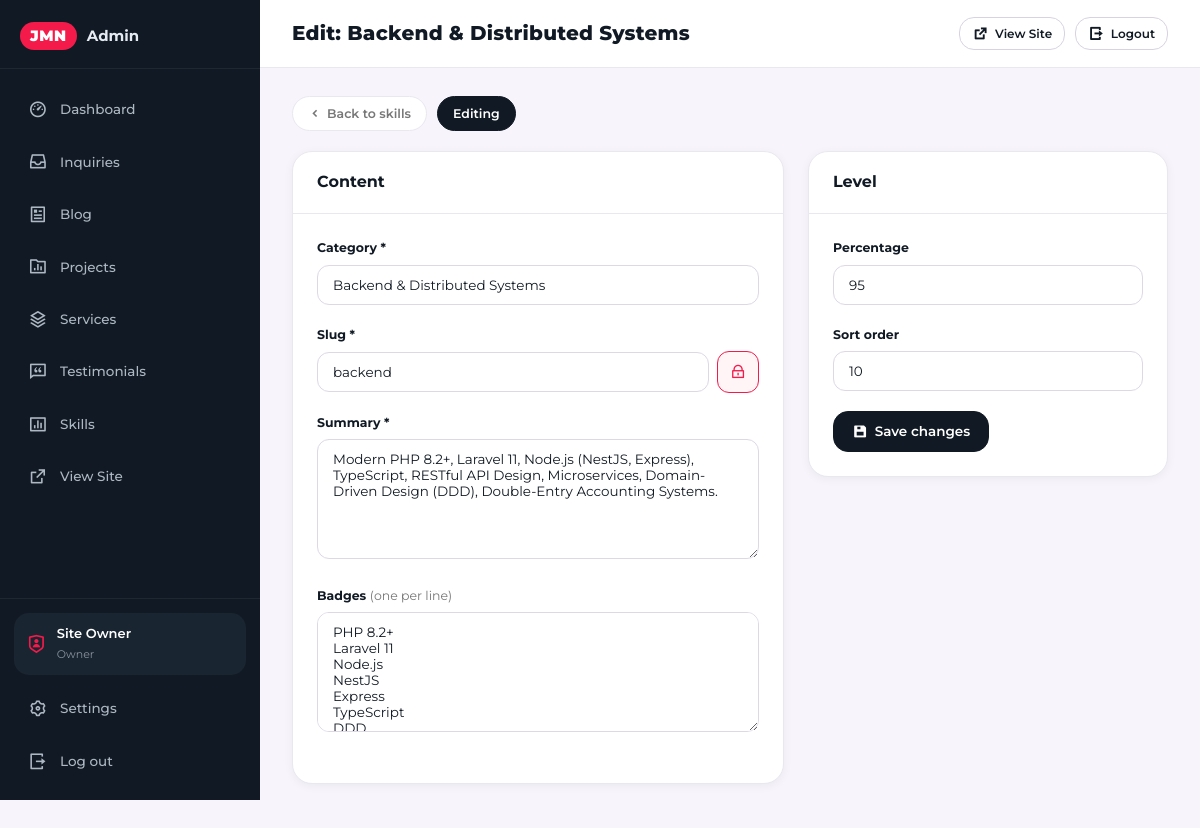
The app's page /admin/skill-edit.php?id=1 (signed in) with its own data.
### tables this page shows
CREATE TABLE `skills` (
  `id` bigint unsigned NOT NULL AUTO_INCREMENT,
  `slug` varchar(191) NOT NULL,
  `category` varchar(150) NOT NULL,
  `percentage` tinyint unsigned NOT NULL DEFAULT '0',
  `summary` text NOT NULL,
  `badges` json DEFAULT NULL,
  `sort_order` int NOT NULL DEFAULT '0',
  `created_at` datetime NOT NULL DEFAULT CURRENT_TIMESTAMP,
  `updated_at` datetime NOT NULL DEFAULT CURRENT_TIMESTAMP ON UPDATE CURRENT_TIMESTAMP,
  PRIMARY KEY (`id`),
  UNIQUE KEY `slug` (`slug`),
  KEY `idx_slug` (`slug`),
  KEY `idx_sort` (`sort_order`)
);

### config/config.php (called while the page is built, shortened)
<?php
if (!defined('APP_INITIALIZED')) {
    require_once ROOT_PATH . '/config/security.php';
}
function url(string $path = ''): string
{
    $cleanPath = ltrim($path, '/');
    return empty($cleanPath) ? BASE_URL : BASE_URL . '/' . $cleanPath;
}

### config/security.php (called while the page is built, shortened)
<?php
function e(?string $string): string
{
    return htmlspecialchars((string)($string ?? ''), ENT_QUOTES | ENT_SUBSTITUTE, 'UTF-8');
}

### admin/includes/auth.php (called while the page is built, shortened)
<?php
require_once dirname(__DIR__, 2) . '/config/config.php';
function admin_current_user(): ?array
{
    $cached = null;
    $db = get_db();
    try {
        $stmt = $db->prepare('SELECT id, username, display_name, email, role, last_login_at FROM `admin_users` WHERE id = ? LIMIT 1');
        $stmt->execute([(int)$_SESSION['admin_user_id']]);
        $row = $stmt->fetch();
        if (is_array($row)) {
            $cached = $row;
        }
    } catch (Throwable $e) {
        error_log('admin_current_user failed: ' . $e->getMessage());
    }
    return $cached;
}

### admin/skill-edit.php (the view, shortened to what this page needs)
<?php
require_once __DIR__ . '/includes/auth.php';
$db = get_db();
$id = (int)($_GET['id'] ?? $_POST['id'] ?? 0);
$isNew = $id <= 0;
$item = ['id' => 0, 'slug' => '', 'category' => '', 'percentage' => 90, 'summary' => '', 'badges' => [], 'sort_order' => 0];
if (!$isNew && $db !== null) {
    try {
        $stmt = $db->prepare('SELECT * FROM `skills` WHERE id = ? LIMIT 1');
        $stmt->execute([$id]);
        $row = $stmt->fetch();
        $item = [
            'id'         => (int)$row['id'],
            'slug'       => (string)$row['slug'],
            'category'   => (string)$row['category'],
            'percentage' => (int)$row['percentage'],
            'summary'    => (string)$row['summary'],
            'badges'     => json_decode($row['badges'] ?? '[]', true) ?: [],
            'sort_order' => (int)$row['sort_order'],
        ];
    } catch (Throwable $e) {
        error_log('Skill edit load failed: ' . $e->getMessage());
        $_SESSION['flash_err'] = 'Could not load the skill.';
        header('Location: skills.php');
        exit;
    }
}
$badgesText = implode("\n", $item['badges']);
$adminTitle = $isNew ? 'New Skill' : 'Edit: ' . $item['category'];
require_once __DIR__ . '/includes/layout-header.php';
?>
<div class="admin-filters">
    <a class="admin-chip" href="skills.php"><i class="ri-arrow-left-s-line"></i> Back to skills</a>
    <span class="admin-chip is-active"><?= $isNew ? 'New skill' : 'Editing' ?></span>
</div>
<form method="post" action="skill-edit.php<?= $isNew ? '' : '?id=' . $id ?>" id="skillForm">
    <div class="admin-detail-grid">
        <div>
            <div class="admin-card">
                <div class="admin-card-head"><h2>Content</h2></div>
                <div class="admin-card-body">
                    <div class="admin-field">
                        <label for="f_category">Category *</label>
                        <input class="admin-input" type="text" id="f_category" name="category"
                               value="<?= e($item['category']) ?>" required maxlength="150">
                    </div>
                    <div class="admin-field">
                        <label for="f_slug">Slug *</label>
                        <div class="admin-slug-row">
                            <input class="admin-input" type="text" id="f_slug" name="slug"
                                   value="<?= e($item['slug']) ?>" placeholder="auto-generated-from-category">
                            <button type="button" class="admin-slug-lock" id="slug_lock"
                                    data-initial-locked="<?= $isNew ? '0' : '1' ?>"
                                    title="Lock / unlock auto-generation">
                                <i class="ri-lock-line"></i>
                            </button>
                        </div>
                    </div>
                    <div class="admin-field">
                        <label for="f_summary">Summary *</label>
                        <textarea class="admin-textarea" id="f_summary" name="summary" rows="3" required><?= e($item['summary']) ?></textarea>
                    </div>
                    <div class="admin-field">
                        <label for="f_badges">Badges <span style="font-weight:400;color:var(--a-muted);">(one per line)</span></label>
                        <textarea class="admin-textarea" id="f_badges" name="badges" rows="5"><?= e($badgesText) ?></textarea>
                    </div>
                </div>
            </div>
        </div>
        <div>
            <div class="admin-card">
                <div class="admin-card-head"><h2>Level</h2></div>
                <div class="admin-card-body">
                    <div class="admin-field">
                        <label for="f_percentage">Percentage</label>
                        <input class="admin-input" type="number" id="f_percentage" name="percentage"
                               value="<?= (int)$item['percentage'] ?>" min="0" max="100">
                    </div>
                    <div class="admin-field">
                        <label for="f_sort_order">Sort order</label>
                        <input class="admin-input" type="number" id="f_sort_order" name="sort_order"
                               value="<?= (int)$item['sort_order'] ?>" step="10">
                    </div>
                    <div class="admin-form-actions">
                        <button class="admin-btn admin-btn--primary" type="submit">
                            <i class="ri-save-3-fill"></i> <?= $isNew ? 'Create skill' : 'Save changes' ?>
                        </button>
                    </div>
                </div>
            </div>
        </div>
    </div>
</form>
<?php require_once __DIR__ . '/includes/layout-footer.php'; ?>

### admin/includes/layout-header.php (shortened to what this page needs)
<?php
require_once __DIR__ . '/auth.php';
$adminTitle = $adminTitle ?? 'Dashboard';
$adminUser  = admin_current_user();
$adminNav   = $adminNav ?? '';
?>
<!DOCTYPE html>
<html lang="en">
<head>
    <link rel="stylesheet" href="https://cdn.jsdelivr.net/npm/remixicon@4.2.0/fonts/remixicon.css">
    <?php $adminCssVer = file_exists(dirname(__DIR__) . '/assets/admin.css') ? (string)filemtime(dirname(__DIR__) . '/assets/admin.css') : '1.0'; ?>
    <link rel="stylesheet" href="<?= e(url('admin/assets/admin.css')) ?>?v=<?= e($adminCssVer) ?>">
</head>
<body class="admin-body">
<div class="admin-shell">
    <aside class="admin-sidebar" id="adminSidebar" aria-label="Admin Navigation">
        <div class="admin-brand">
            <span class="admin-brand-mark">JMN</span>
            <span class="admin-brand-text">Admin</span>
        </div>
        <nav class="admin-nav">
            <a href="index.php" class="<?= $adminNav === 'dashboard' ? 'is-active' : '' ?>">
                <i class="ri-dashboard-3-line"></i><span>Dashboard</span>
            </a>
            <a href="inquiries.php" class="<?= $adminNav === 'inquiries' ? 'is-active' : '' ?>">
                <i class="ri-inbox-2-line"></i><span>Inquiries</span>
            </a>
            <a href="blog.php" class="<?= $adminNav === 'blog' ? 'is-active' : '' ?>">
                <i class="ri-article-line"></i><span>Blog</span>
            </a>
            <a href="projects.php" class="<?= $adminNav === 'projects' ? 'is-active' : '' ?>">
                <i class="ri-folder-chart-line"></i><span>Projects</span>
            </a>
            <a href="services.php" class="<?= $adminNav === 'services' ? 'is-active' : '' ?>">
                <i class="ri-stack-line"></i><span>Services</span>
            </a>
            <a href="testimonials.php" class="<?= $adminNav === 'testimonials' ? 'is-active' : '' ?>">
                <i class="ri-chat-quote-line"></i><span>Testimonials</span>
            </a>
            <a href="skills.php" class="<?= $adminNav === 'skills' ? 'is-active' : '' ?>">
                <i class="ri-bar-chart-box-line"></i><span>Skills</span>
            </a>
            <a href="<?= e(url('index.php')) ?>" target="_blank" rel="noopener" class="admin-nav-external">
                <i class="ri-external-link-line"></i><span>View Site</span>
            </a>
        </nav>
        <div class="admin-sidebar-foot">
            <div class="admin-user-chip">
                <i class="ri-shield-user-line"></i>
                <div>
                    <strong><?= e($adminUser['display_name'] ?? 'Admin') ?></strong>
                    <small><?= e($adminUser['role'] ?? 'owner') ?></small>
                </div>
            </div>
            <a href="settings.php" class="<?= $adminNav === 'settings' ? 'is-active' : '' ?>">
                <i class="ri-settings-3-line"></i><span>Settings</span>
            </a>
            <a href="logout.php"><i class="ri-logout-box-r-line"></i><span>Log out</span></a>
        </div>
    </aside>
    <div class="admin-main">
        <header class="admin-topbar">
            <h1 class="admin-topbar-title"><?= e($adminTitle) ?></h1>
            <div class="admin-topbar-actions">
                <a href="<?= e(url('index.php')) ?>" target="_blank" rel="noopener" class="admin-btn admin-btn--secondary admin-btn--sm" title="View public site">
                    <i class="ri-external-link-line"></i> <span class="admin-topbar-btn-text">View Site</span>
                </a>
                <a href="logout.php" class="admin-btn admin-btn--secondary admin-btn--sm" title="Log out">
                    <i class="ri-logout-box-r-line"></i> <span class="admin-topbar-btn-text">Logout</span>
                </a>
            </div>
        </header>
        <main class="admin-content">

### records on screen
skills: category "Backend & Distributed Systems", slug "backend", summary "Modern PHP 8.2+, Laravel 11, Node.js (NestJS, Express), TypeScript, RESTful API Design, Microservices, Domain-Driven Design (DDD), Double-Entry Accounting Systems.", percentage "95", sort_order "10"

### other values on screen
$adminUser['display_name'] "Site Owner"
$adminUser['role'] "Owner"
$adminTitle "Edit: Backend & Distributed Systems"
